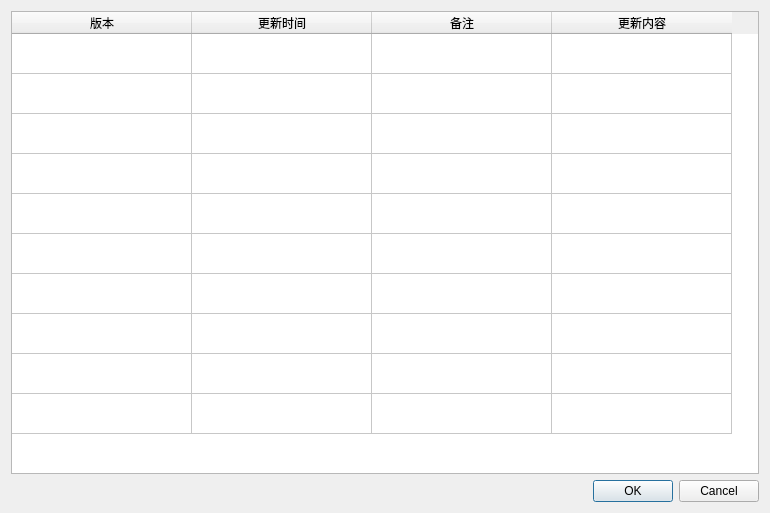
<?xml version="1.0" encoding="UTF-8"?>
<ui version="4.0">
 <class>UpdateSystem</class>
 <widget class="QDialog" name="UpdateSystem">
  <property name="geometry">
   <rect>
    <x>0</x>
    <y>0</y>
    <width>770</width>
    <height>513</height>
   </rect>
  </property>
  <property name="windowTitle">
   <string>UpdateSystem</string>
  </property>
  <layout class="QGridLayout" name="gridLayout">
   <item row="0" column="0">
    <widget class="QTableWidget" name="tableWidget_VerList">
     <property name="editTriggers">
      <set>QAbstractItemView::NoEditTriggers</set>
     </property>
     <property name="dragEnabled">
      <bool>true</bool>
     </property>
     <property name="wordWrap">
      <bool>false</bool>
     </property>
     <property name="rowCount">
      <number>10</number>
     </property>
     <attribute name="horizontalHeaderCascadingSectionResizes">
      <bool>true</bool>
     </attribute>
     <attribute name="horizontalHeaderDefaultSectionSize">
      <number>180</number>
     </attribute>
     <attribute name="horizontalHeaderShowSortIndicator" stdset="0">
      <bool>false</bool>
     </attribute>
     <attribute name="verticalHeaderVisible">
      <bool>false</bool>
     </attribute>
     <attribute name="verticalHeaderDefaultSectionSize">
      <number>40</number>
     </attribute>
     <attribute name="verticalHeaderMinimumSectionSize">
      <number>40</number>
     </attribute>
     <row>
      <property name="text">
       <string>最新版本</string>
      </property>
      <property name="background">
       <color alpha="100">
        <red>255</red>
        <green>0</green>
        <blue>0</blue>
       </color>
      </property>
     </row>
     <row/>
     <row/>
     <row/>
     <row/>
     <row/>
     <row/>
     <row/>
     <row/>
     <row/>
     <column>
      <property name="text">
       <string>版本</string>
      </property>
     </column>
     <column>
      <property name="text">
       <string>更新时间</string>
      </property>
     </column>
     <column>
      <property name="text">
       <string>备注</string>
      </property>
     </column>
     <column>
      <property name="text">
       <string>更新内容</string>
      </property>
     </column>
     <item row="0" column="0">
      <property name="text">
       <string/>
      </property>
      <property name="toolTip">
       <string>LatestVerison</string>
      </property>
      <property name="textAlignment">
       <set>AlignRight|AlignVCenter</set>
      </property>
     </item>
    </widget>
   </item>
   <item row="1" column="0">
    <layout class="QHBoxLayout" name="horizontalLayout">
     <item>
      <widget class="QLabel" name="label_Statue">
       <property name="minimumSize">
        <size>
         <width>500</width>
         <height>0</height>
        </size>
       </property>
       <property name="font">
        <font>
         <pointsize>8</pointsize>
         <italic>true</italic>
         <underline>true</underline>
        </font>
       </property>
       <property name="text">
        <string/>
       </property>
      </widget>
     </item>
     <item>
      <widget class="QDialogButtonBox" name="buttonBox">
       <property name="standardButtons">
        <set>QDialogButtonBox::Cancel|QDialogButtonBox::Ok</set>
       </property>
      </widget>
     </item>
    </layout>
   </item>
  </layout>
 </widget>
 <layoutdefault spacing="6" margin="11"/>
 <resources/>
 <connections/>
</ui>
